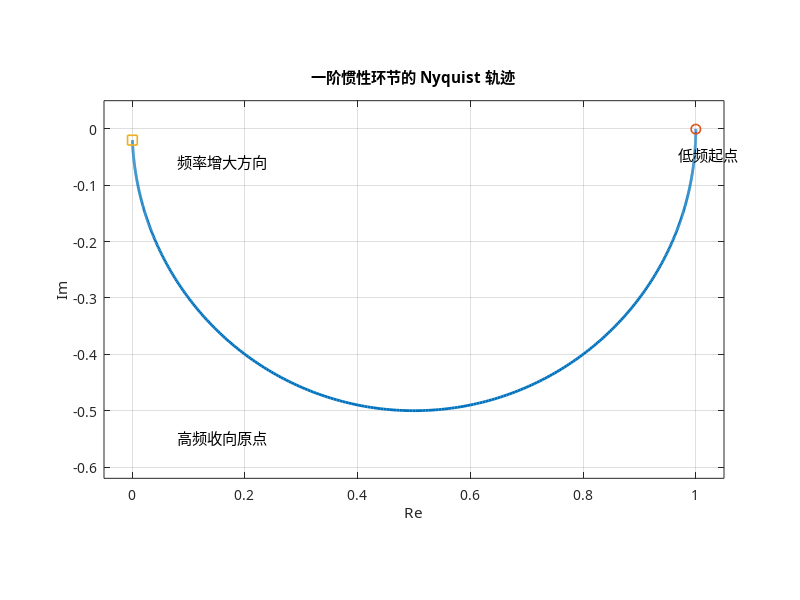

MATLAB code for this plot:
clear; close all; clc;
pkg load control;

set (0, 'defaultfigurevisible', 'off');
set (0, 'defaultaxesfontname', 'PingFang SC');
set (0, 'defaulttextfontname', 'PingFang SC');

[script_dir, ~, ~] = fileparts (mfilename ('fullpath'));
outdir = fullfile (script_dir, '..', 'processed');
if ~exist (outdir, 'dir')
  mkdir (outdir);
end

s = tf ('s');
w = logspace (-3, 2, 1000);
sys = 1 / (0.5 * s + 1);
[re, im] = nyquist (sys, w);
resp = squeeze (re) + 1i * squeeze (im);

fig = figure ('position', [100, 100, 840, 700], 'color', 'w');
plot (real (resp), imag (resp), 'LineWidth', 2.0);
grid on;
axis equal;
xlim ([-0.05, 1.05]);
ylim ([-0.62, 0.05]);
xlabel ('Re');
ylabel ('Im');
title ('一阶惯性环节的 Nyquist 轨迹');
hold on;

plot (real (resp(1)), imag (resp(1)), 'o', 'MarkerSize', 7, 'LineWidth', 1.2);
plot (real (resp(end)), imag (resp(end)), 's', 'MarkerSize', 7, 'LineWidth', 1.2);

idx = 220;
dx = real (resp(idx + 8)) - real (resp(idx));
dy = imag (resp(idx + 8)) - imag (resp(idx));
quiver (real (resp(idx)), imag (resp(idx)), dx, dy, 0, 'MaxHeadSize', 0.9, 'LineWidth', 1.2);

text (real (resp(1)) - 0.03, imag (resp(1)) - 0.045, '低频起点', 'FontSize', 11);
text (0.08, -0.06, '频率增大方向', 'FontSize', 11);
text (0.08, -0.55, '高频收向原点', 'FontSize', 11);

print (fig, fullfile (outdir, 'fd-05-first-order-nyquist-track.svg'), '-dsvg');
